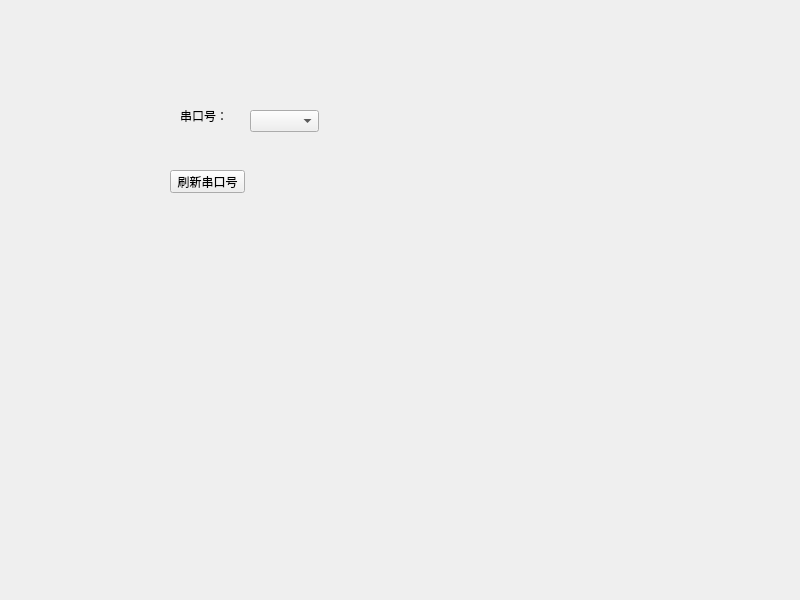
<?xml version="1.0" encoding="UTF-8"?>
<ui version="4.0">
 <class>Widget</class>
 <widget class="QWidget" name="Widget">
  <property name="geometry">
   <rect>
    <x>0</x>
    <y>0</y>
    <width>800</width>
    <height>600</height>
   </rect>
  </property>
  <property name="windowTitle">
   <string>Widget</string>
  </property>
  <widget class="QComboBox" name="comboBox">
   <property name="geometry">
    <rect>
     <x>250</x>
     <y>110</y>
     <width>69</width>
     <height>22</height>
    </rect>
   </property>
  </widget>
  <widget class="QLabel" name="label">
   <property name="geometry">
    <rect>
     <x>180</x>
     <y>110</y>
     <width>54</width>
     <height>12</height>
    </rect>
   </property>
   <property name="text">
    <string>串口号：</string>
   </property>
  </widget>
  <widget class="QPushButton" name="pushButton">
   <property name="geometry">
    <rect>
     <x>170</x>
     <y>170</y>
     <width>75</width>
     <height>23</height>
    </rect>
   </property>
   <property name="text">
    <string>刷新串口号</string>
   </property>
  </widget>
 </widget>
 <resources/>
 <connections/>
</ui>
